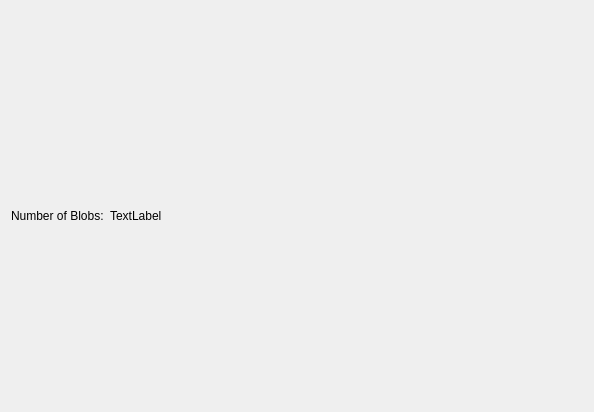
<?xml version="1.0" encoding="UTF-8"?>
<ui version="4.0">
 <class>Form</class>
 <widget class="QWidget" name="Form">
  <property name="geometry">
   <rect>
    <x>0</x>
    <y>0</y>
    <width>594</width>
    <height>412</height>
   </rect>
  </property>
  <property name="windowTitle">
   <string>Form</string>
  </property>
  <layout class="QVBoxLayout" name="verticalLayout">
   <item>
    <widget class="PyDMImageView" name="imageView">
     <property name="toolTip">
      <string/>
     </property>
     <property name="whatsThis">
      <string/>
     </property>
     <property name="readingOrder" stdset="0">
      <enum>PyDMImageView::Clike</enum>
     </property>
     <property name="imageChannel" stdset="0">
      <string>ca://MTEST:TwoSpotImage</string>
     </property>
     <property name="widthChannel" stdset="0">
      <string>ca://MTEST:ImageWidth</string>
     </property>
     <property name="maxRedrawRate" stdset="0">
      <number>10</number>
     </property>
    </widget>
   </item>
   <item>
    <layout class="QFormLayout" name="formLayout">
     <item row="0" column="0">
      <widget class="QLabel" name="label">
       <property name="text">
        <string>Number of Blobs:</string>
       </property>
      </widget>
     </item>
     <item row="0" column="1">
      <widget class="QLabel" name="numBlobsLabel">
       <property name="text">
        <string>TextLabel</string>
       </property>
      </widget>
     </item>
    </layout>
   </item>
  </layout>
 </widget>
 <customwidgets>
  <customwidget>
   <class>PyDMImageView</class>
   <extends>QWidget</extends>
   <header>pydm.widgets.image</header>
  </customwidget>
 </customwidgets>
 <resources/>
 <connections/>
</ui>
